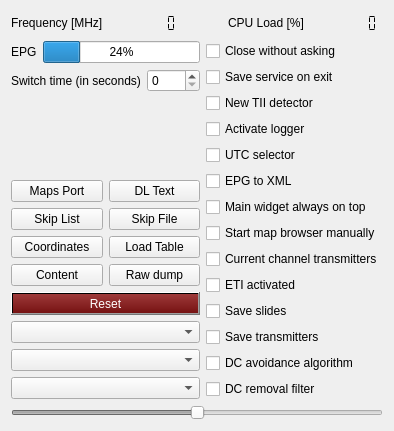
<?xml version="1.0" encoding="UTF-8"?>
<ui version="4.0">
 <class>configWidget</class>
 <widget class="QWidget" name="configWidget">
  <property name="maximumSize">
   <size>
    <width>16777215</width>
    <height>474</height>
   </size>
  </property>
  <property name="windowTitle">
   <string>Configuration and Control</string>
  </property>
  <layout class="QVBoxLayout" name="verticalLayout_4">
   <item>
    <layout class="QHBoxLayout" name="horizontalLayout_2">
     <item>
      <widget class="QLabel" name="label_4">
       <property name="maximumSize">
        <size>
         <width>16777215</width>
         <height>24</height>
        </size>
       </property>
       <property name="text">
        <string>Frequency [MHz]</string>
       </property>
      </widget>
     </item>
     <item>
      <widget class="QLCDNumber" name="frequencyDisplay">
       <property name="maximumSize">
        <size>
         <width>16777215</width>
         <height>24</height>
        </size>
       </property>
       <property name="toolTip">
        <string>&lt;html&gt;&lt;head/&gt;&lt;body&gt;&lt;p&gt;Current frequency (in MHz)&lt;/p&gt;&lt;/body&gt;&lt;/html&gt;</string>
       </property>
       <property name="frameShape">
        <enum>QFrame::NoFrame</enum>
       </property>
       <property name="smallDecimalPoint">
        <bool>true</bool>
       </property>
       <property name="digitCount">
        <number>7</number>
       </property>
       <property name="segmentStyle">
        <enum>QLCDNumber::Flat</enum>
       </property>
      </widget>
     </item>
     <item>
      <spacer name="horizontalSpacer">
       <property name="orientation">
        <enum>Qt::Horizontal</enum>
       </property>
       <property name="sizeHint" stdset="0">
        <size>
         <width>40</width>
         <height>24</height>
        </size>
       </property>
      </spacer>
     </item>
     <item>
      <widget class="QLabel" name="label_7">
       <property name="maximumSize">
        <size>
         <width>16777215</width>
         <height>24</height>
        </size>
       </property>
       <property name="text">
        <string>CPU Load [%]</string>
       </property>
      </widget>
     </item>
     <item>
      <widget class="QLCDNumber" name="cpuMonitor">
       <property name="maximumSize">
        <size>
         <width>16777215</width>
         <height>24</height>
        </size>
       </property>
       <property name="frameShape">
        <enum>QFrame::NoFrame</enum>
       </property>
       <property name="smallDecimalPoint">
        <bool>true</bool>
       </property>
       <property name="digitCount">
        <number>7</number>
       </property>
       <property name="segmentStyle">
        <enum>QLCDNumber::Flat</enum>
       </property>
      </widget>
     </item>
    </layout>
   </item>
   <item>
    <layout class="QHBoxLayout" name="horizontalLayout_5">
     <item>
      <layout class="QVBoxLayout" name="verticalLayout_3">
       <item>
        <layout class="QHBoxLayout" name="horizontalLayout_6">
         <item>
          <widget class="QLabel" name="EPGLabel">
           <property name="text">
            <string>EPG</string>
           </property>
          </widget>
         </item>
         <item>
          <widget class="QProgressBar" name="ficError_display">
           <property name="toolTip">
            <string>&lt;html&gt;&lt;head/&gt;&lt;body&gt;&lt;p&gt;Quality indicator for FIC processing. &lt;/p&gt;&lt;p&gt;FIC data defined kind of directory structure for the data in the MSC. Usually, if FIC is not 100% decoding is not possible.&lt;/p&gt;&lt;/body&gt;&lt;/html&gt;</string>
           </property>
           <property name="value">
            <number>24</number>
           </property>
          </widget>
         </item>
        </layout>
       </item>
       <item>
        <layout class="QFormLayout" name="formLayout">
         <item row="0" column="0">
          <widget class="QLabel" name="label_2">
           <property name="text">
            <string>Switch time (in seconds)</string>
           </property>
          </widget>
         </item>
         <item row="0" column="1">
          <widget class="QSpinBox" name="switchDelaySetting">
           <property name="toolTip">
            <string>Set here the delay, when searching for data in a channel, in seconds</string>
           </property>
          </widget>
         </item>
        </layout>
       </item>
       <item>
        <layout class="QHBoxLayout" name="horizontalLayout" stretch="0,0">
         <item>
          <widget class="QPushButton" name="portSelector">
           <property name="text">
            <string>Maps Port</string>
           </property>
          </widget>
         </item>
         <item>
          <widget class="QPushButton" name="dlTextButton">
           <property name="toolTip">
            <string>&lt;html&gt;&lt;head/&gt;&lt;body&gt;&lt;p&gt;Save the lines of text that appear as dynamic label&lt;/p&gt;&lt;/body&gt;&lt;/html&gt;</string>
           </property>
           <property name="text">
            <string>DL Text</string>
           </property>
          </widget>
         </item>
        </layout>
       </item>
       <item>
        <layout class="QHBoxLayout" name="horizontalLayout_4">
         <item>
          <widget class="QPushButton" name="skipList_button">
           <property name="toolTip">
            <string>&lt;html&gt;&lt;head/&gt;&lt;body&gt;&lt;p&gt;show or hide the skipList. Updates in the skipList will be saved.&lt;/p&gt;&lt;/body&gt;&lt;/html&gt;</string>
           </property>
           <property name="text">
            <string>Skip List</string>
           </property>
          </widget>
         </item>
         <item>
          <widget class="QPushButton" name="skipFile_button">
           <property name="toolTip">
            <string>&lt;html&gt;&lt;head/&gt;&lt;body&gt;&lt;p&gt;Select a file for the skipList. If the file does not exist yet, it will be created and initialized with a skipList with no channels set to skip.&lt;/p&gt;&lt;/body&gt;&lt;/html&gt;</string>
           </property>
           <property name="text">
            <string>Skip File</string>
           </property>
          </widget>
         </item>
        </layout>
       </item>
       <item>
        <layout class="QHBoxLayout" name="horizontalLayout_7">
         <item>
          <widget class="QPushButton" name="set_coordinatesButton">
           <property name="text">
            <string>Coordinates</string>
           </property>
          </widget>
         </item>
         <item>
          <widget class="QPushButton" name="loadTableButton">
           <property name="toolTip">
            <string>&lt;html&gt;&lt;head/&gt;&lt;body&gt;&lt;p&gt;Touching this button instructs the software to (try to) load a so-called tii table, a table with the&lt;/p&gt;&lt;p&gt;encodings of tii data.&lt;/p&gt;&lt;/body&gt;&lt;/html&gt;</string>
           </property>
           <property name="text">
            <string>Load Table</string>
           </property>
          </widget>
         </item>
        </layout>
       </item>
       <item>
        <layout class="QHBoxLayout" name="horizontalLayout_8">
         <item>
          <widget class="QPushButton" name="contentButton">
           <property name="sizePolicy">
            <sizepolicy hsizetype="Preferred" vsizetype="Fixed">
             <horstretch>0</horstretch>
             <verstretch>0</verstretch>
            </sizepolicy>
           </property>
           <property name="toolTip">
            <string>&lt;html&gt;&lt;head/&gt;&lt;body&gt;&lt;p&gt;This will open a 'save as ... dialog' where you can select a file to store a description of the content of the current DAB ensemble (Audio and Data) in a text file.&lt;/p&gt;&lt;/body&gt;&lt;/html&gt;</string>
           </property>
           <property name="text">
            <string>Content</string>
           </property>
          </widget>
         </item>
         <item>
          <widget class="QPushButton" name="dumpButton">
           <property name="sizePolicy">
            <sizepolicy hsizetype="Preferred" vsizetype="Fixed">
             <horstretch>0</horstretch>
             <verstretch>0</verstretch>
            </sizepolicy>
           </property>
           <property name="toolTip">
            <string>&lt;html&gt;&lt;head/&gt;&lt;body&gt;&lt;p&gt;Push this button to save the raw input. Pushing will cause a menu to appear where a filename can be selected. Please note the big filesizes!&lt;/p&gt;&lt;p&gt;Push again to stop recording. You can reload it by using the file input (*.sdr) option. &lt;/p&gt;&lt;/body&gt;&lt;/html&gt;</string>
           </property>
           <property name="text">
            <string>Raw dump</string>
           </property>
          </widget>
         </item>
        </layout>
       </item>
       <item>
        <layout class="QHBoxLayout" name="horizontalLayout_9">
         <item>
          <widget class="QPushButton" name="resetButton">
           <property name="sizePolicy">
            <sizepolicy hsizetype="Preferred" vsizetype="Fixed">
             <horstretch>0</horstretch>
             <verstretch>0</verstretch>
            </sizepolicy>
           </property>
           <property name="toolTip">
            <string>&lt;html&gt;&lt;head/&gt;&lt;body&gt;&lt;p&gt;Push this button to reset, i.e. restart synchronization.&lt;/p&gt;&lt;/body&gt;&lt;/html&gt;</string>
           </property>
           <property name="styleSheet">
            <string notr="true">QPushButton { background-color:qlineargradient(x1:1, y1:0, x2:1, y2:1, stop:0 rgba(158, 58, 58, 255),stop:1 rgba(118, 18, 18, 255)); color: #ffffff; }
</string>
           </property>
           <property name="text">
            <string>Reset</string>
           </property>
          </widget>
         </item>
        </layout>
       </item>
       <item>
        <layout class="QHBoxLayout" name="horizontalLayout_10">
         <item>
          <widget class="QComboBox" name="cmbSoftBitGen">
           <property name="toolTip">
            <string>&lt;html&gt;&lt;head/&gt;&lt;body&gt;&lt;p&gt;&lt;span style=&quot; font-weight:600;&quot;&gt;Select soft-bit generation type&lt;/span&gt;&lt;/p&gt;&lt;p&gt;There are different ideas how to calculate the soft-bit values for the Virterbi decoder. As in some weak receiving condition, this could make a change.&lt;/p&gt;&lt;p&gt;See the &amp;quot;Soft-Bit Weight&amp;quot; of the Carrier Plot for the calculation results.&lt;/p&gt;&lt;p&gt;As this is experimental yet, the value is not stored persistently.&lt;/p&gt;&lt;/body&gt;&lt;/html&gt;</string>
           </property>
          </widget>
         </item>
        </layout>
       </item>
       <item>
        <widget class="QComboBox" name="streamoutSelector"/>
       </item>
       <item>
        <widget class="QComboBox" name="deviceSelector"/>
       </item>
      </layout>
     </item>
     <item>
      <layout class="QVBoxLayout" name="verticalLayout_2">
       <item>
        <widget class="QCheckBox" name="closeDirect">
         <property name="toolTip">
          <string>&lt;html&gt;&lt;head/&gt;&lt;body&gt;&lt;p&gt;If you are bored with the explicit request to stop, touch this one, and stopping is direct&lt;/p&gt;&lt;/body&gt;&lt;/html&gt;</string>
         </property>
         <property name="text">
          <string>Close without asking</string>
         </property>
        </widget>
       </item>
       <item>
        <widget class="QCheckBox" name="saveServiceSelector">
         <property name="toolTip">
          <string>&lt;html&gt;&lt;head/&gt;&lt;body&gt;&lt;p&gt;The &amp;quot;save service on exit&amp;quot;  selector instructs the software -when set - to save the channel:service combination (audio services only) and on program restart automatically switch to the  channel and start the service.&lt;/p&gt;&lt;p&gt;Note that is the service cannot be found, a warning will be shown.&lt;/p&gt;&lt;/body&gt;&lt;/html&gt;</string>
         </property>
         <property name="text">
          <string>Save service on exit</string>
         </property>
        </widget>
       </item>
       <item>
        <widget class="QCheckBox" name="tii_detectorMode">
         <property name="toolTip">
          <string>&lt;html&gt;&lt;head/&gt;&lt;body&gt;&lt;p&gt;a second implementation of the tii decoder can be selected here. The decoder &amp;quot;sees&amp;quot; more tii data, but also more erroneous data.&lt;/p&gt;&lt;/body&gt;&lt;/html&gt;</string>
         </property>
         <property name="text">
          <string>New TII detector</string>
         </property>
        </widget>
       </item>
       <item>
        <widget class="QCheckBox" name="loggerButton">
         <property name="toolTip">
          <string>&lt;html&gt;&lt;head/&gt;&lt;body&gt;&lt;p&gt;Sometime one wants to see what was done, the logger just dumps some data into a file, showing the selections made.&lt;/p&gt;&lt;/body&gt;&lt;/html&gt;</string>
         </property>
         <property name="text">
          <string>Activate logger</string>
         </property>
        </widget>
       </item>
       <item>
        <widget class="QCheckBox" name="utcSelector">
         <property name="toolTip">
          <string>&lt;html&gt;&lt;head/&gt;&lt;body&gt;&lt;p&gt;If you want to see UTC in the logs select this one.&lt;/p&gt;&lt;/body&gt;&lt;/html&gt;</string>
         </property>
         <property name="text">
          <string>UTC selector</string>
         </property>
        </widget>
       </item>
       <item>
        <widget class="QCheckBox" name="epg2xmlSelector">
         <property name="toolTip">
          <string>&lt;html&gt;&lt;head/&gt;&lt;body&gt;&lt;p&gt;The EPG detector has two components, one collecting data to present as &amp;quot;time table&amp;quot; for today,&lt;/p&gt;&lt;p&gt;the other one - using a library written by Julian Cable from the BBC - to generate textual xml.&lt;/p&gt;&lt;p&gt;If selected, the xml will be generated. Note however that we encountered at least one example&lt;/p&gt;&lt;p&gt;where the library generating the textual xml causes a crash.&lt;/p&gt;&lt;/body&gt;&lt;/html&gt;</string>
         </property>
         <property name="text">
          <string>EPG to XML</string>
         </property>
        </widget>
       </item>
       <item>
        <widget class="QCheckBox" name="onTop">
         <property name="toolTip">
          <string>&lt;html&gt;&lt;head/&gt;&lt;body&gt;&lt;p&gt;Set in the configuration whether or not the main widget should ALWAYS be op top. Note that setting will be applied the next time the program will start.&lt;/p&gt;&lt;/body&gt;&lt;/html&gt;</string>
         </property>
         <property name="text">
          <string>Main widget always on top</string>
         </property>
        </widget>
       </item>
       <item>
        <widget class="QCheckBox" name="autoBrowser">
         <property name="toolTip">
          <string>&lt;html&gt;&lt;head/&gt;&lt;body&gt;&lt;p&gt;Set in the configuration that on starting the http service a browser will have to be started manually. Default is browser starts automatically. Effective immediately&lt;/p&gt;&lt;p&gt;&lt;br/&gt;&lt;/p&gt;&lt;/body&gt;&lt;/html&gt;</string>
         </property>
         <property name="text">
          <string>Start map browser manually</string>
         </property>
        </widget>
       </item>
       <item>
        <widget class="QCheckBox" name="transmitterTags">
         <property name="toolTip">
          <string>&lt;html&gt;&lt;head/&gt;&lt;body&gt;&lt;p&gt;Set in the configuration that - rather than showing all transmitters on a map - only the transmitters that are seen for the currrent channel are made visible.&lt;/p&gt;&lt;/body&gt;&lt;/html&gt;</string>
         </property>
         <property name="text">
          <string>Current channel transmitters</string>
         </property>
        </widget>
       </item>
       <item>
        <widget class="QCheckBox" name="eti_activeSelector">
         <property name="toolTip">
          <string>&lt;html&gt;&lt;head/&gt;&lt;body&gt;&lt;p&gt;Generate ETI files. Since generating an ETI file from an ensemble seems incompatible with scanning, the scan button is replaced by an &amp;quot;ETI&amp;quot; button when ETI is activated.&lt;/p&gt;&lt;p&gt;Note that building up an ETI file requires quite some resources.&lt;/p&gt;&lt;p&gt;If ETI is activated, the scanButton is replaced by the etiButton. Touching that button shows a fileselection menu, after selecting a file the content of the ensemble is sent in ETi format to the file. The eti session stops when (a) the eti button is touched again, (b) switching to another channel or (c) disabling eti by unchecking the checkbox.&lt;/p&gt;&lt;p&gt;&lt;br/&gt;&lt;/p&gt;&lt;/body&gt;&lt;/html&gt;</string>
         </property>
         <property name="text">
          <string>ETI activated</string>
         </property>
        </widget>
       </item>
       <item>
        <widget class="QCheckBox" name="saveSlides">
         <property name="toolTip">
          <string>&lt;html&gt;&lt;head/&gt;&lt;body&gt;&lt;p&gt;If set, slides (pictures) appearing during transmissions are being saved to&lt;span style=&quot; font-weight:600;&quot;&gt; /tmp/DABstar/PIC/&lt;/span&gt; (under Linux)&lt;/p&gt;&lt;/body&gt;&lt;/html&gt;</string>
         </property>
         <property name="text">
          <string>Save slides</string>
         </property>
        </widget>
       </item>
       <item>
        <widget class="QCheckBox" name="transmSelector">
         <property name="toolTip">
          <string>&lt;html&gt;&lt;head/&gt;&lt;body&gt;&lt;p&gt;When this is set, the transmitter descriptions visible on the map are also stored in a &amp;quot;.csv&amp;quot;  file,&lt;/p&gt;&lt;p&gt;On starting the httpHandler, a file selection menu will appear.&lt;/p&gt;&lt;/body&gt;&lt;/html&gt;</string>
         </property>
         <property name="text">
          <string>Save transmitters</string>
         </property>
        </widget>
       </item>
       <item>
        <widget class="QCheckBox" name="cbDcAvoidance">
         <property name="toolTip">
          <string>&lt;html&gt;&lt;head/&gt;&lt;body&gt;&lt;p&gt;&lt;span style=&quot; font-weight:600;&quot;&gt;Try to avoid a DC compoment on used OFDM-bins around the 0Hz-OFDM-bin.&lt;/span&gt;&lt;/p&gt;&lt;p&gt;Many SDR devices have an analog IQ receiving concept. This tends to have a DC component at 0Hz baseband. &lt;/p&gt;&lt;p&gt;Therefore, the DAB standard do not use the OFDM-bin at 0Hz to avoid decoding problems. But as the frequency correction is usually done only in the baseband, the DC could be seen also in the neighbor OFDM-bins where the demodulation of the data could be bad.&lt;/p&gt;&lt;p&gt;This feature tries to use the RF synthesizer on the SDR device to shift the DC component to the unsused 0Hz-OFDM-bin again. The remaining frequency correction is still done in the baseband.&lt;/p&gt;&lt;p&gt;Not all devices allows fine RF frequency tuning (and not on all relevant frequencies), so this is not always working fully well, but should also not cause any harm.&lt;/p&gt;&lt;p&gt;This should make a difference in bad reception conditions. See needed RS (Reed-Solomon) correction.&lt;/p&gt;&lt;p&gt;While switching audio could drop for a short time.&lt;/p&gt;&lt;/body&gt;&lt;/html&gt;</string>
         </property>
         <property name="text">
          <string>DC avoidance algorithm</string>
         </property>
        </widget>
       </item>
       <item>
        <widget class="QCheckBox" name="cbDcRemovalFilter">
         <property name="toolTip">
          <string>&lt;html&gt;&lt;head/&gt;&lt;body&gt;&lt;p&gt;&lt;span style=&quot; font-weight:600;&quot;&gt;DC removal filter&lt;/span&gt;&lt;/p&gt;&lt;p&gt;This removes the possible remaining DC from the input signal. &lt;/p&gt;&lt;p&gt;Together with the &lt;span style=&quot; font-style:italic;&quot;&gt;DC Avoidance Algrithm&lt;/span&gt; this should be of an advantage. But with not all situations and devices this will work well.&lt;/p&gt;&lt;p&gt;You would see the DC on the &amp;quot;needle&amp;quot; in the spectrum view (upper right corner).&lt;/p&gt;&lt;/body&gt;&lt;/html&gt;</string>
         </property>
         <property name="text">
          <string>DC removal filter</string>
         </property>
        </widget>
       </item>
      </layout>
     </item>
    </layout>
   </item>
   <item>
    <widget class="QSlider" name="sliderTest">
     <property name="enabled">
      <bool>false</bool>
     </property>
     <property name="toolTip">
      <string>&lt;html&gt;&lt;head/&gt;&lt;body&gt;&lt;p&gt;Slider for different tests. Normally no need to change.&lt;/p&gt;&lt;/body&gt;&lt;/html&gt;</string>
     </property>
     <property name="maximum">
      <number>1000</number>
     </property>
     <property name="value">
      <number>500</number>
     </property>
     <property name="orientation">
      <enum>Qt::Horizontal</enum>
     </property>
    </widget>
   </item>
  </layout>
 </widget>
 <resources/>
 <connections/>
</ui>
